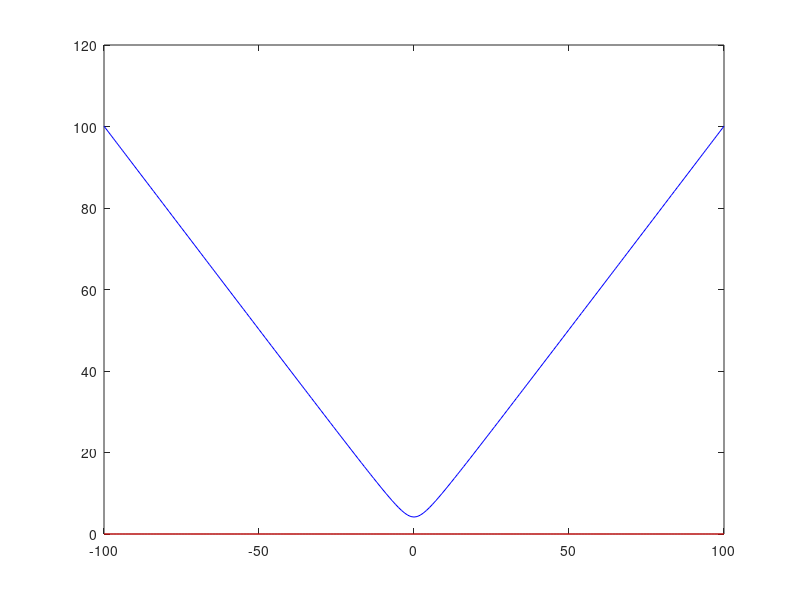

MATLAB code to generate this figure:
%% #### Topic ####
% Moore-Penrose pseudo-inverse
% Goal: solving the linear system Dx = b with D in R^(mx4), b in R^m,
% a vector whose components are all equal to 1, and x* = [4,-3,2,-1]^T in 
% R^4 should be one possible solution for the linear system, i.e. for any 
% row [d1, d2, d3, d4] of D: 1 = 4*d1 - 3*d2 + 2*d3 - d4
% Set of all possible solutions is given by S = {x* + v|v in kernel(D)}

%% #### Creating Data ####

% Generating a matrix D using random variables with m=4 rows
% d4 is conditioned on the others
m = 3 % number of rows
d1 = rand(m,1); % Random between 0 and 1
d2 = rand(m,1);
d3 = rand(m,1);
d4 = 4*d1 - 3*d2 + 2*d3 -1;

% Introducing small additive errors into the data
eps = 1.e-4;
d1 = d1 .* (1 + eps*rand(m,1));
d2 = d2 .* (1 + eps*rand(m,1));
d3 = d3 .* (1 + eps*rand(m,1));
d4 = d4 .* (1 + eps*rand(m,1));

D = [d1 d2 d3 d4];

%% #### Finding the coefficients x by solving the system Dx = b

% Computing the svd (singular value decomposition)
[U, S,  V] = svd(D);

% Computing the Moore-Penrose pseudo-inverse using the results of the svd
% S_dagger is Sigma_dagger from the script, it contains the inverse of the
% diagonal matrix of non-zero singular values padded with zeros to get the
% dimensions to n,m (with D being of dimensions m,n)
S_dagger = S'; % Tranpose
% .^ is elementwise potentiation
% ~= 0 is logical negation, returns 1 if element is 0, 1 otherwise
% We use the brackets with the logical negaion on both sides just to change
% the non zero values of the matrix. Would we not do this, we would get inf
% in all previously zero positions
S_dagger(S_dagger ~= 0) = S_dagger(S_dagger ~= 0) .^ -1; 
b = ones(m,1);

% Solving the least sqaures problem using pseudo inverse
D_dagger = V * S_dagger * U';
D_dagger_matlab = pinv(D);
disp(abs(D_dagger - D_dagger_matlab)) % Compare the two
% For higher m there will be lower precision


x = D_dagger * b;
disp(x)

%% #### Plotting lambdas ####
% Assume that m=3, hence we have infinately many solutions
% rank(D) = 3, dim(kernel(D)) = 1

% We know that x_min = D_daggerb is among all minimizers of ||Dx-b||^2 the
% one with the smallest norm |x|. 
% For lambda in R, x_lambda = x + lambda x one possible solution and
% e_lambda = ||Dx_lambda - b||^2 the associated error. Show that the above
% statement holds by plotting ||x_lambda|| and e_lambda.

if (m==3)
  
  v = null(D); % Null space of matrix, returns a vector v in kernel(D)
  norm(v);
  lambda = -100:1:100;
  nb_values = length(lambda);
  values_norm = zeros(nb_values,1);
  values_error = zeros(nb_values,1);
  
  for i = 1:nb_values
    x_lambda = x + lambda(i)*v;
    values_norm(i) = norm(x_lambda);
    values_error(i) = norm(D*x_lambda -b)^2;
  end
  
  % Display the graph
  figure(1)
  plot(lambda, values_norm, 'b-', lambda, values_error, 'r-');
  % Notice how all the x_lambda have the same error, and for lambda = 0, we
  % have the smallest norm possible, which we tried to show.
end

%% #### Notes ####
% To solve a linear system you would typically use x= D\b;
